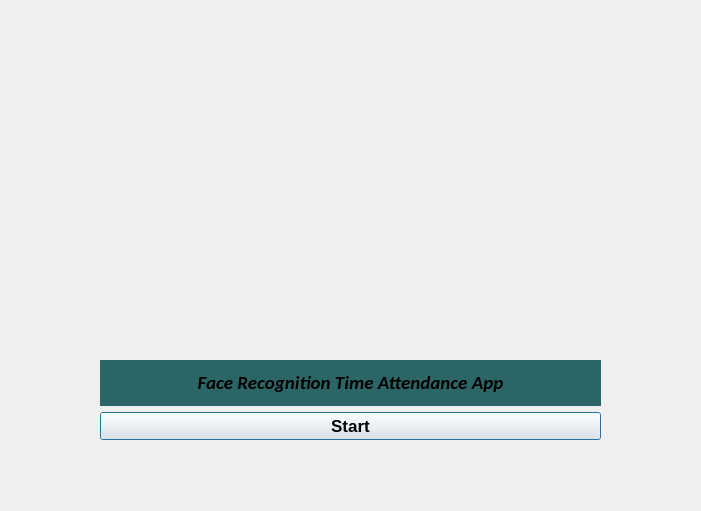
<?xml version="1.0" encoding="UTF-8"?>
<ui version="4.0">
 <class>Dialog</class>
 <widget class="QDialog" name="Dialog">
  <property name="geometry">
   <rect>
    <x>0</x>
    <y>0</y>
    <width>701</width>
    <height>511</height>
   </rect>
  </property>
  <property name="maximumSize">
   <size>
    <width>1080</width>
    <height>720</height>
   </size>
  </property>
  <property name="windowTitle">
   <string>Face Recognition Project</string>
  </property>
  <property name="windowIcon">
   <iconset resource="resource.qrc">
    <normaloff>:/icon/icon.png</normaloff>:/icon/icon.png</iconset>
  </property>
  <widget class="QLabel" name="logolabel">
   <property name="geometry">
    <rect>
     <x>0</x>
     <y>-10</y>
     <width>701</width>
     <height>511</height>
    </rect>
   </property>
   <property name="text">
    <string/>
   </property>
   <property name="pixmap">
    <pixmap>C:/Users/FAZZ/Downloads/augmented_reality_1.png</pixmap>
   </property>
  </widget>
  <widget class="QWidget" name="verticalLayoutWidget">
   <property name="geometry">
    <rect>
     <x>100</x>
     <y>360</y>
     <width>501</width>
     <height>80</height>
    </rect>
   </property>
   <layout class="QVBoxLayout" name="verticalLayout">
    <item>
     <layout class="QHBoxLayout" name="horizontalLayout">
      <item>
       <widget class="QLabel" name="filelabel">
        <property name="font">
         <font>
          <family>Calibri</family>
          <pointsize>14</pointsize>
          <weight>75</weight>
          <italic>true</italic>
          <bold>true</bold>
         </font>
        </property>
        <property name="styleSheet">
         <string notr="true">background-color: rgb(44, 101, 102);</string>
        </property>
        <property name="text">
         <string>&lt;html&gt;&lt;head/&gt;&lt;body&gt;&lt;p align=&quot;center&quot;&gt;Face Recognition Time Attendance App&lt;/p&gt;&lt;/body&gt;&lt;/html&gt;</string>
        </property>
       </widget>
      </item>
     </layout>
    </item>
    <item>
     <widget class="QPushButton" name="runButton">
      <property name="font">
       <font>
        <family>Arial</family>
        <pointsize>13</pointsize>
        <weight>75</weight>
        <bold>true</bold>
       </font>
      </property>
      <property name="styleSheet">
       <string notr="true">border-color: rgb(29, 29, 29);</string>
      </property>
      <property name="text">
       <string>Start</string>
      </property>
     </widget>
    </item>
   </layout>
  </widget>
 </widget>
 <resources>
  <include location="resource.qrc"/>
 </resources>
 <connections/>
</ui>
